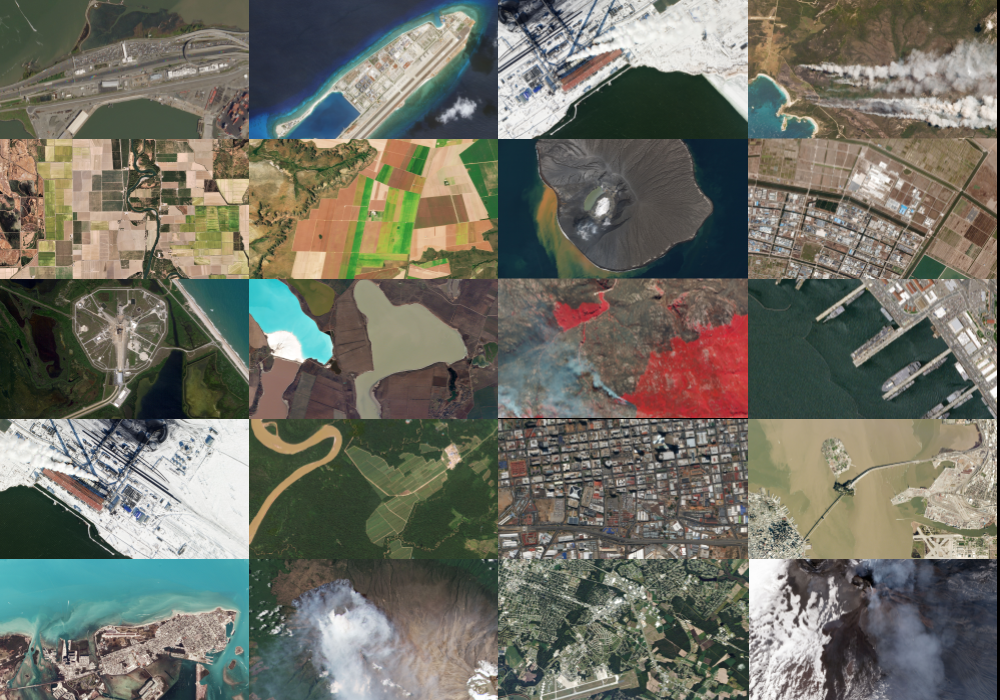
#> input picture DatasetGrid.png, 1000 x 700 px; its folder holds only this picture in this run
$ python -i ComplexDegradationModel_ASAT.py   (imports and definitions only)
#> lines starting #> are read from the running program, lines starting #| are printed output that depends on the picture
#> further down, picture is the input picture: shape (700, 1000, 3); mean B, G, R 101, 111.6, 111.5
import numpy as np
import cv2
from scipy.ndimage import gaussian_filter
import os

def simulate_satellite_degradation(image, noise_sigma=5, blur_kernel_size=5,Camera_Filter_size=7,Camera_sigma = 0.6, compression_quality=80,HrFlag = False,scale_factor=2):
#> called with noise_sigma = 5, blur_kernel_size = 5, Camera_Filter_size = 7, Camera_sigma = 0.6, compression_quality = 80, HrFlag = False, scale_factor = 2
    if HrFlag == False:
        # Add Gaussian noise to simulate low light conditions
        noise = np.random.normal(0, noise_sigma, image.shape)
        degraded_image = image + noise
        # Apply motion blur to simulate the movement of the satellite
        blur_kernel = np.ones((blur_kernel_size, blur_kernel_size)) / blur_kernel_size ** 2
        degraded_image = cv2.filter2D(degraded_image, -1, blur_kernel)
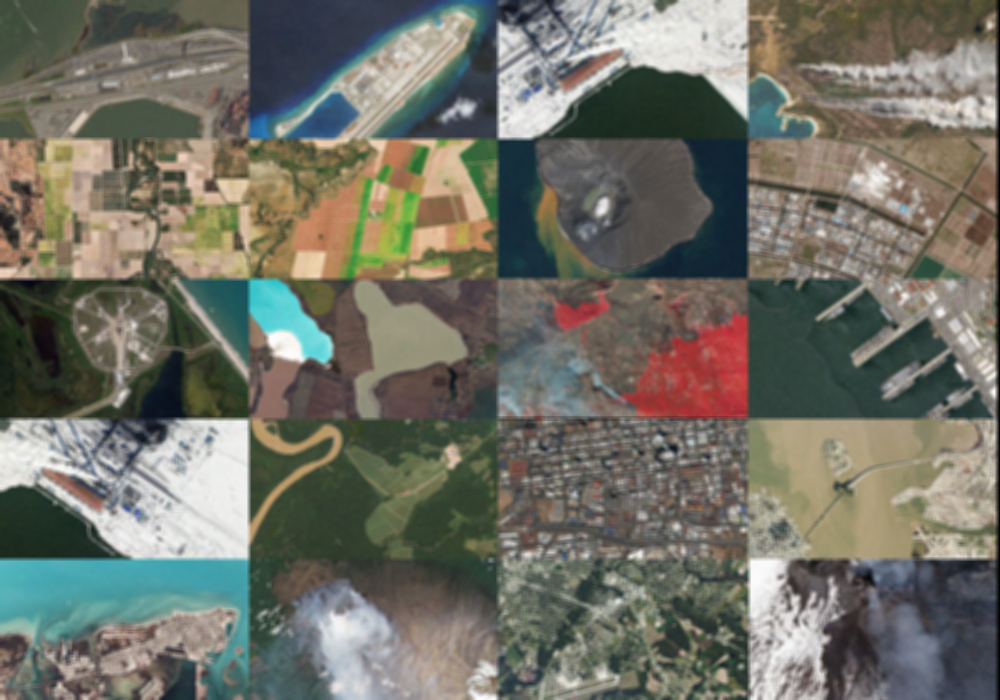
#> degraded_image: shape (700, 1000, 3) float64; mean B, G, R 101, 111.7, 111.6; drawn with min black and max white
        # Apply gaussian filter to simulate camera lens
        degraded_image = gaussian_filter(degraded_image, sigma=Camera_sigma, order=0, mode='reflect', cval=0.0, truncate=Camera_Filter_size)

        # Apply subsampling to simulate low resolution
        degraded_image = degraded_image[::scale_factor,::scale_factor,:]
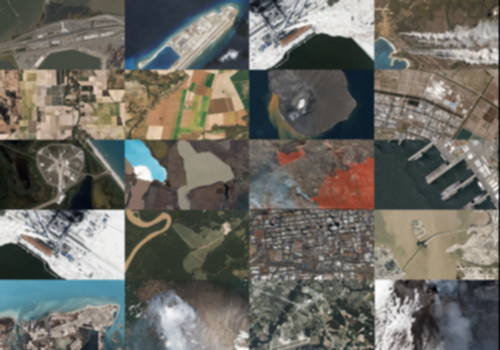
#> degraded_image: shape (350, 500, 3) float64; mean B, G, R 102.8, 109.9, 111.6; drawn with min black and max white

        # Compress the image to simulate data transmission
        _, compressed_image = cv2.imencode(".jpg", degraded_image, [int(cv2.IMWRITE_JPEG_QUALITY), compression_quality])
        degraded_image = cv2.imdecode(compressed_image, -1)
    if HrFlag == True:
        hr_filterd = gaussian_filter(image, sigma=Camera_sigma, order=0, mode='reflect', cval=0.0, truncate=Camera_Filter_size)
        degraded_image = hr_filterd[::scale_factor,::scale_factor,:]
    return degraded_image


# filter size 9 HR, 17 LR2, 33 LR4, 65 LR8
#sigma for filter 0.5 HR, 0.6 LR2, 0.7 LR4, 0.8 LR8

ContinousScenePath = "Raw\Dataset\Path"
# [1 line that did not run here, left out]
# [12 lines not run here, left out]

>>> import cv2
>>> picture = cv2.imread('DatasetGrid.png')
>>> result = simulate_satellite_degradation(picture)
